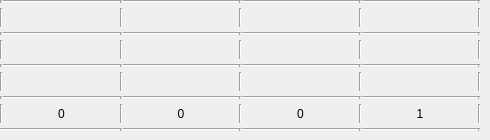
          <widget class="QWidget" name="tab_10">
           <attribute name="title">
            <string>T{board-Base}</string>
           </attribute>
           <widget class="QWidget" name="gridLayoutWidget_4">
            <property name="geometry">
             <rect>
              <x>0</x>
              <y>0</y>
              <width>481</width>
              <height>131</height>
             </rect>
            </property>
            <layout class="QGridLayout" name="gridLayout_5">
             <property name="horizontalSpacing">
              <number>0</number>
             </property>
             <property name="verticalSpacing">
              <number>5</number>
             </property>
             <item row="1" column="1">
              <widget class="QLabel" name="T_bb_11">
               <property name="text">
                <string/>
               </property>
               <property name="alignment">
                <set>Qt::AlignCenter</set>
               </property>
              </widget>
             </item>
             <item row="5" column="0">
              <widget class="Line" name="line_83">
               <property name="orientation">
                <enum>Qt::Vertical</enum>
               </property>
              </widget>
             </item>
             <item row="3" column="1">
              <widget class="QLabel" name="T_bb_21">
               <property name="text">
                <string/>
               </property>
               <property name="alignment">
                <set>Qt::AlignCenter</set>
               </property>
              </widget>
             </item>
             <item row="5" column="5">
              <widget class="QLabel" name="T_bb_33">
               <property name="text">
                <string/>
               </property>
               <property name="alignment">
                <set>Qt::AlignCenter</set>
               </property>
              </widget>
             </item>
             <item row="8" column="1">
              <widget class="Line" name="line_58">
               <property name="orientation">
                <enum>Qt::Horizontal</enum>
               </property>
              </widget>
             </item>
             <item row="2" column="5">
              <widget class="Line" name="line_72">
               <property name="orientation">
                <enum>Qt::Horizontal</enum>
               </property>
              </widget>
             </item>
             <item row="0" column="8">
              <widget class="Line" name="line_106">
               <property name="orientation">
                <enum>Qt::Vertical</enum>
               </property>
              </widget>
             </item>
             <item row="4" column="2">
              <widget class="Line" name="line_91">
               <property name="orientation">
                <enum>Qt::Vertical</enum>
               </property>
              </widget>
             </item>
             <item row="2" column="4">
              <widget class="Line" name="line_98">
               <property name="orientation">
                <enum>Qt::Vertical</enum>
               </property>
              </widget>
             </item>
             <item row="1" column="4">
              <widget class="Line" name="line_97">
               <property name="orientation">
                <enum>Qt::Vertical</enum>
               </property>
              </widget>
             </item>
             <item row="6" column="7">
              <widget class="Line" name="line_65">
               <property name="orientation">
                <enum>Qt::Horizontal</enum>
               </property>
              </widget>
             </item>
             <item row="6" column="1">
              <widget class="Line" name="line_62">
               <property name="orientation">
                <enum>Qt::Horizontal</enum>
               </property>
              </widget>
             </item>
             <item row="6" column="0">
              <widget class="Line" name="line_85">
               <property name="orientation">
                <enum>Qt::Vertical</enum>
               </property>
              </widget>
             </item>
             <item row="7" column="3">
              <widget class="QLabel" name="T_bb_42">
               <property name="text">
                <string>0</string>
               </property>
               <property name="alignment">
                <set>Qt::AlignCenter</set>
               </property>
              </widget>
             </item>
             <item row="7" column="4">
              <widget class="Line" name="line_102">
               <property name="orientation">
                <enum>Qt::Vertical</enum>
               </property>
              </widget>
             </item>
             <item row="3" column="2">
              <widget class="Line" name="line_90">
               <property name="orientation">
                <enum>Qt::Vertical</enum>
               </property>
              </widget>
             </item>
             <item row="3" column="4">
              <widget class="Line" name="line_99">
               <property name="orientation">
                <enum>Qt::Vertical</enum>
               </property>
              </widget>
             </item>
             <item row="1" column="2">
              <widget class="Line" name="line_87">
               <property name="orientation">
                <enum>Qt::Vertical</enum>
               </property>
              </widget>
             </item>
             <item row="5" column="1">
              <widget class="QLabel" name="T_bb_31">
               <property name="text">
                <string/>
               </property>
               <property name="alignment">
                <set>Qt::AlignCenter</set>
               </property>
              </widget>
             </item>
             <item row="5" column="3">
              <widget class="QLabel" name="T_bb_32">
               <property name="text">
                <string/>
               </property>
               <property name="alignment">
                <set>Qt::AlignCenter</set>
               </property>
              </widget>
             </item>
             <item row="8" column="4">
              <widget class="Line" name="line_104">
               <property name="orientation">
                <enum>Qt::Vertical</enum>
               </property>
              </widget>
             </item>
             <item row="3" column="3">
              <widget class="QLabel" name="T_bb_22">
               <property name="text">
                <string/>
               </property>
               <property name="alignment">
                <set>Qt::AlignCenter</set>
               </property>
              </widget>
             </item>
             <item row="6" column="5">
              <widget class="Line" name="line_64">
               <property name="orientation">
                <enum>Qt::Horizontal</enum>
               </property>
              </widget>
             </item>
             <item row="0" column="7">
              <widget class="Line" name="line_77">
               <property name="orientation">
                <enum>Qt::Horizontal</enum>
               </property>
              </widget>
             </item>
             <item row="2" column="3">
              <widget class="Line" name="line_71">
               <property name="orientation">
                <enum>Qt::Horizontal</enum>
               </property>
              </widget>
             </item>
             <item row="1" column="0">
              <widget class="Line" name="line_78">
               <property name="orientation">
                <enum>Qt::Vertical</enum>
               </property>
              </widget>
             </item>
             <item row="8" column="3">
              <widget class="Line" name="line_59">
               <property name="orientation">
                <enum>Qt::Horizontal</enum>
               </property>
              </widget>
             </item>
             <item row="6" column="4">
              <widget class="Line" name="line_103">
               <property name="orientation">
                <enum>Qt::Vertical</enum>
               </property>
              </widget>
             </item>
             <item row="7" column="5">
              <widget class="QLabel" name="T_bb_43">
               <property name="text">
                <string>0</string>
               </property>
               <property name="alignment">
                <set>Qt::AlignCenter</set>
               </property>
              </widget>
             </item>
             <item row="4" column="4">
              <widget class="Line" name="line_100">
               <property name="orientation">
                <enum>Qt::Vertical</enum>
               </property>
              </widget>
             </item>
             <item row="5" column="7">
              <widget class="QLabel" name="T_bb_34">
               <property name="text">
                <string/>
               </property>
               <property name="alignment">
                <set>Qt::AlignCenter</set>
               </property>
              </widget>
             </item>
             <item row="3" column="0">
              <widget class="Line" name="line_81">
               <property name="orientation">
                <enum>Qt::Vertical</enum>
               </property>
              </widget>
             </item>
             <item row="1" column="3">
              <widget class="QLabel" name="T_bb_12">
               <property name="text">
                <string/>
               </property>
               <property name="alignment">
                <set>Qt::AlignCenter</set>
               </property>
              </widget>
             </item>
             <item row="4" column="7">
              <widget class="Line" name="line_69">
               <property name="orientation">
                <enum>Qt::Horizontal</enum>
               </property>
              </widget>
             </item>
             <item row="3" column="7">
              <widget class="QLabel" name="T_bb_24">
               <property name="text">
                <string/>
               </property>
               <property name="alignment">
                <set>Qt::AlignCenter</set>
               </property>
              </widget>
             </item>
             <item row="0" column="0">
              <widget class="Line" name="line_79">
               <property name="orientation">
                <enum>Qt::Vertical</enum>
               </property>
              </widget>
             </item>
             <item row="2" column="7">
              <widget class="Line" name="line_73">
               <property name="orientation">
                <enum>Qt::Horizontal</enum>
               </property>
              </widget>
             </item>
             <item row="6" column="3">
              <widget class="Line" name="line_63">
               <property name="orientation">
                <enum>Qt::Horizontal</enum>
               </property>
              </widget>
             </item>
             <item row="5" column="2">
              <widget class="Line" name="line_92">
               <property name="orientation">
                <enum>Qt::Vertical</enum>
               </property>
              </widget>
             </item>
             <item row="7" column="0">
              <widget class="Line" name="line_84">
               <property name="orientation">
                <enum>Qt::Vertical</enum>
               </property>
              </widget>
             </item>
             <item row="3" column="5">
              <widget class="QLabel" name="T_bb_23">
               <property name="text">
                <string/>
               </property>
               <property name="alignment">
                <set>Qt::AlignCenter</set>
               </property>
              </widget>
             </item>
             <item row="2" column="1">
              <widget class="Line" name="line_70">
               <property name="orientation">
                <enum>Qt::Horizontal</enum>
               </property>
              </widget>
             </item>
             <item row="2" column="2">
              <widget class="Line" name="line_89">
               <property name="orientation">
                <enum>Qt::Vertical</enum>
               </property>
              </widget>
             </item>
             <item row="4" column="5">
              <widget class="Line" name="line_68">
               <property name="orientation">
                <enum>Qt::Horizontal</enum>
               </property>
              </widget>
             </item>
             <item row="8" column="0">
              <widget class="Line" name="line_86">
               <property name="orientation">
                <enum>Qt::Horizontal</enum>
               </property>
              </widget>
             </item>
             <item row="8" column="7">
              <widget class="Line" name="line_61">
               <property name="orientation">
                <enum>Qt::Horizontal</enum>
               </property>
              </widget>
             </item>
             <item row="0" column="2">
              <widget class="Line" name="line_88">
               <property name="orientation">
                <enum>Qt::Vertical</enum>
               </property>
              </widget>
             </item>
             <item row="0" column="4">
              <widget class="Line" name="line_96">
               <property name="orientation">
                <enum>Qt::Vertical</enum>
               </property>
              </widget>
             </item>
             <item row="1" column="7">
              <widget class="QLabel" name="T_bb_14">
               <property name="text">
                <string/>
               </property>
               <property name="alignment">
                <set>Qt::AlignCenter</set>
               </property>
              </widget>
             </item>
             <item row="6" column="2">
              <widget class="Line" name="line_93">
               <property name="orientation">
                <enum>Qt::Vertical</enum>
               </property>
              </widget>
             </item>
             <item row="8" column="2">
              <widget class="Line" name="line_95">
               <property name="orientation">
                <enum>Qt::Vertical</enum>
               </property>
              </widget>
             </item>
             <item row="5" column="4">
              <widget class="Line" name="line_101">
               <property name="orientation">
                <enum>Qt::Vertical</enum>
               </property>
              </widget>
             </item>
             <item row="8" column="5">
              <widget class="Line" name="line_60">
               <property name="orientation">
                <enum>Qt::Horizontal</enum>
               </property>
              </widget>
             </item>
             <item row="7" column="7">
              <widget class="QLabel" name="T_bb_44">
               <property name="text">
                <string>1</string>
               </property>
               <property name="alignment">
                <set>Qt::AlignCenter</set>
               </property>
              </widget>
             </item>
             <item row="2" column="0">
              <widget class="Line" name="line_80">
               <property name="orientation">
                <enum>Qt::Vertical</enum>
               </property>
              </widget>
             </item>
             <item row="4" column="1">
              <widget class="Line" name="line_66">
               <property name="orientation">
                <enum>Qt::Horizontal</enum>
               </property>
              </widget>
             </item>
             <item row="1" column="5">
              <widget class="QLabel" name="T_bb_13">
               <property name="text">
                <string/>
               </property>
               <property name="alignment">
                <set>Qt::AlignCenter</set>
               </property>
              </widget>
             </item>
             <item row="4" column="0">
              <widget class="Line" name="line_82">
               <property name="orientation">
                <enum>Qt::Vertical</enum>
               </property>
              </widget>
             </item>
             <item row="0" column="1">
              <widget class="Line" name="line_74">
               <property name="orientation">
                <enum>Qt::Horizontal</enum>
               </property>
              </widget>
             </item>
             <item row="0" column="3">
              <widget class="Line" name="line_75">
               <property name="orientation">
                <enum>Qt::Horizontal</enum>
               </property>
              </widget>
             </item>
             <item row="1" column="8">
              <widget class="Line" name="line_105">
               <property name="orientation">
                <enum>Qt::Vertical</enum>
               </property>
              </widget>
             </item>
             <item row="7" column="2">
              <widget class="Line" name="line_94">
               <property name="orientation">
                <enum>Qt::Vertical</enum>
               </property>
              </widget>
             </item>
             <item row="7" column="1">
              <widget class="QLabel" name="T_bb_41">
               <property name="text">
                <string>0</string>
               </property>
               <property name="alignment">
                <set>Qt::AlignCenter</set>
               </property>
              </widget>
             </item>
             <item row="4" column="3">
              <widget class="Line" name="line_67">
               <property name="orientation">
                <enum>Qt::Horizontal</enum>
               </property>
              </widget>
             </item>
             <item row="0" column="5">
              <widget class="Line" name="line_76">
               <property name="orientation">
                <enum>Qt::Horizontal</enum>
               </property>
              </widget>
             </item>
             <item row="2" column="6">
              <widget class="Line" name="line_107">
               <property name="orientation">
                <enum>Qt::Vertical</enum>
               </property>
              </widget>
             </item>
             <item row="1" column="6">
              <widget class="Line" name="line_108">
               <property name="orientation">
                <enum>Qt::Vertical</enum>
               </property>
              </widget>
             </item>
             <item row="0" column="6">
              <widget class="Line" name="line_109">
               <property name="orientation">
                <enum>Qt::Vertical</enum>
               </property>
              </widget>
             </item>
             <item row="3" column="6">
              <widget class="Line" name="line_110">
               <property name="orientation">
                <enum>Qt::Vertical</enum>
               </property>
              </widget>
             </item>
             <item row="5" column="6">
              <widget class="Line" name="line_111">
               <property name="orientation">
                <enum>Qt::Vertical</enum>
               </property>
              </widget>
             </item>
             <item row="4" column="6">
              <widget class="Line" name="line_112">
               <property name="orientation">
                <enum>Qt::Vertical</enum>
               </property>
              </widget>
             </item>
             <item row="7" column="6">
              <widget class="Line" name="line_113">
               <property name="orientation">
                <enum>Qt::Vertical</enum>
               </property>
              </widget>
             </item>
             <item row="8" column="6">
              <widget class="Line" name="line_114">
               <property name="orientation">
                <enum>Qt::Vertical</enum>
               </property>
              </widget>
             </item>
             <item row="6" column="6">
              <widget class="Line" name="line_115">
               <property name="orientation">
                <enum>Qt::Vertical</enum>
               </property>
              </widget>
             </item>
             <item row="7" column="8">
              <widget class="Line" name="line_116">
               <property name="orientation">
                <enum>Qt::Vertical</enum>
               </property>
              </widget>
             </item>
             <item row="5" column="8">
              <widget class="Line" name="line_117">
               <property name="orientation">
                <enum>Qt::Vertical</enum>
               </property>
              </widget>
             </item>
             <item row="3" column="8">
              <widget class="Line" name="line_118">
               <property name="orientation">
                <enum>Qt::Vertical</enum>
               </property>
              </widget>
             </item>
             <item row="8" column="8">
              <widget class="Line" name="line_119">
               <property name="orientation">
                <enum>Qt::Vertical</enum>
               </property>
              </widget>
             </item>
             <item row="6" column="8">
              <widget class="Line" name="line_120">
               <property name="orientation">
                <enum>Qt::Vertical</enum>
               </property>
              </widget>
             </item>
             <item row="4" column="8">
              <widget class="Line" name="line_121">
               <property name="orientation">
                <enum>Qt::Vertical</enum>
               </property>
              </widget>
             </item>
             <item row="2" column="8">
              <widget class="Line" name="line_122">
               <property name="orientation">
                <enum>Qt::Vertical</enum>
               </property>
              </widget>
             </item>
            </layout>
           </widget>
          </widget>
